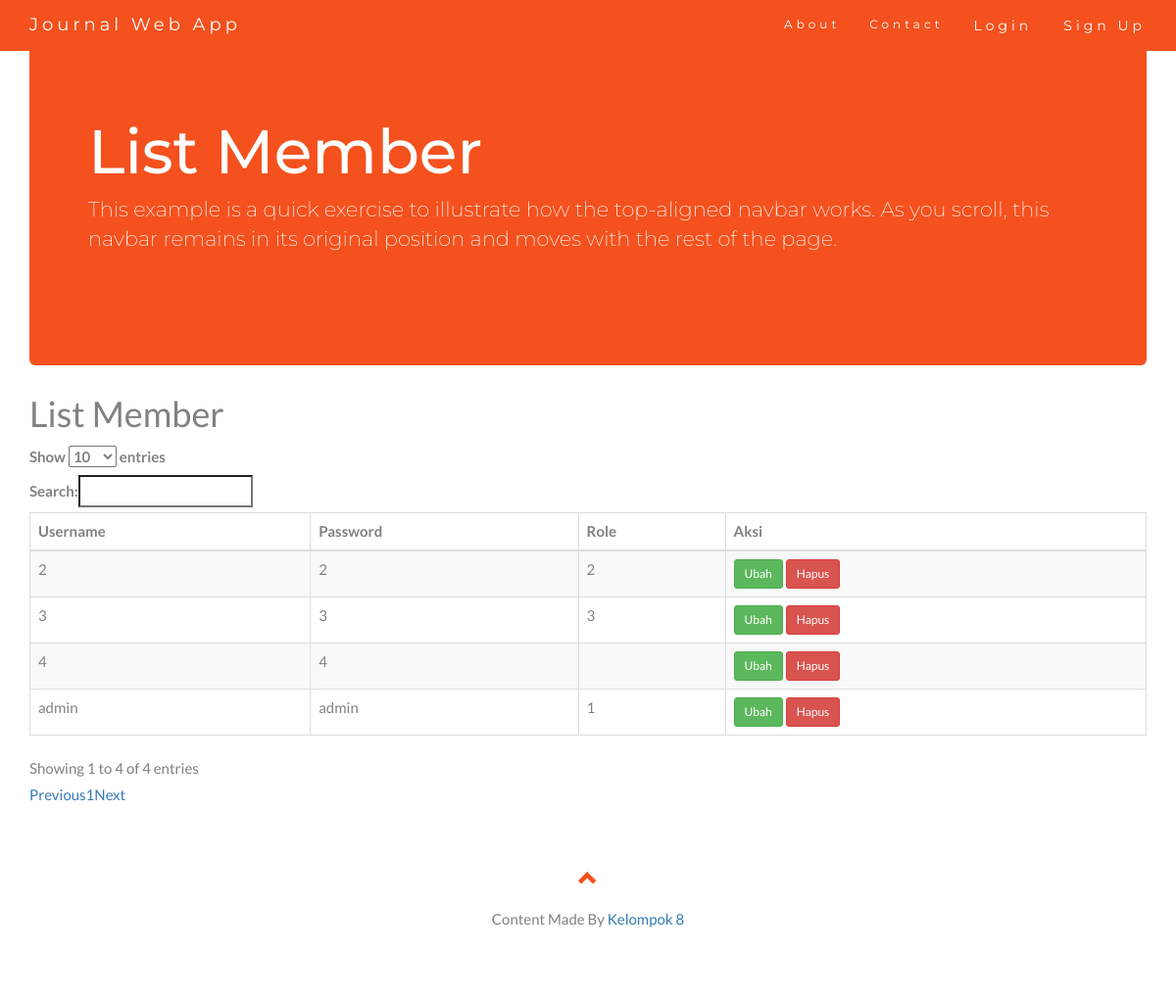
Before: /index.php/member with the older database file.
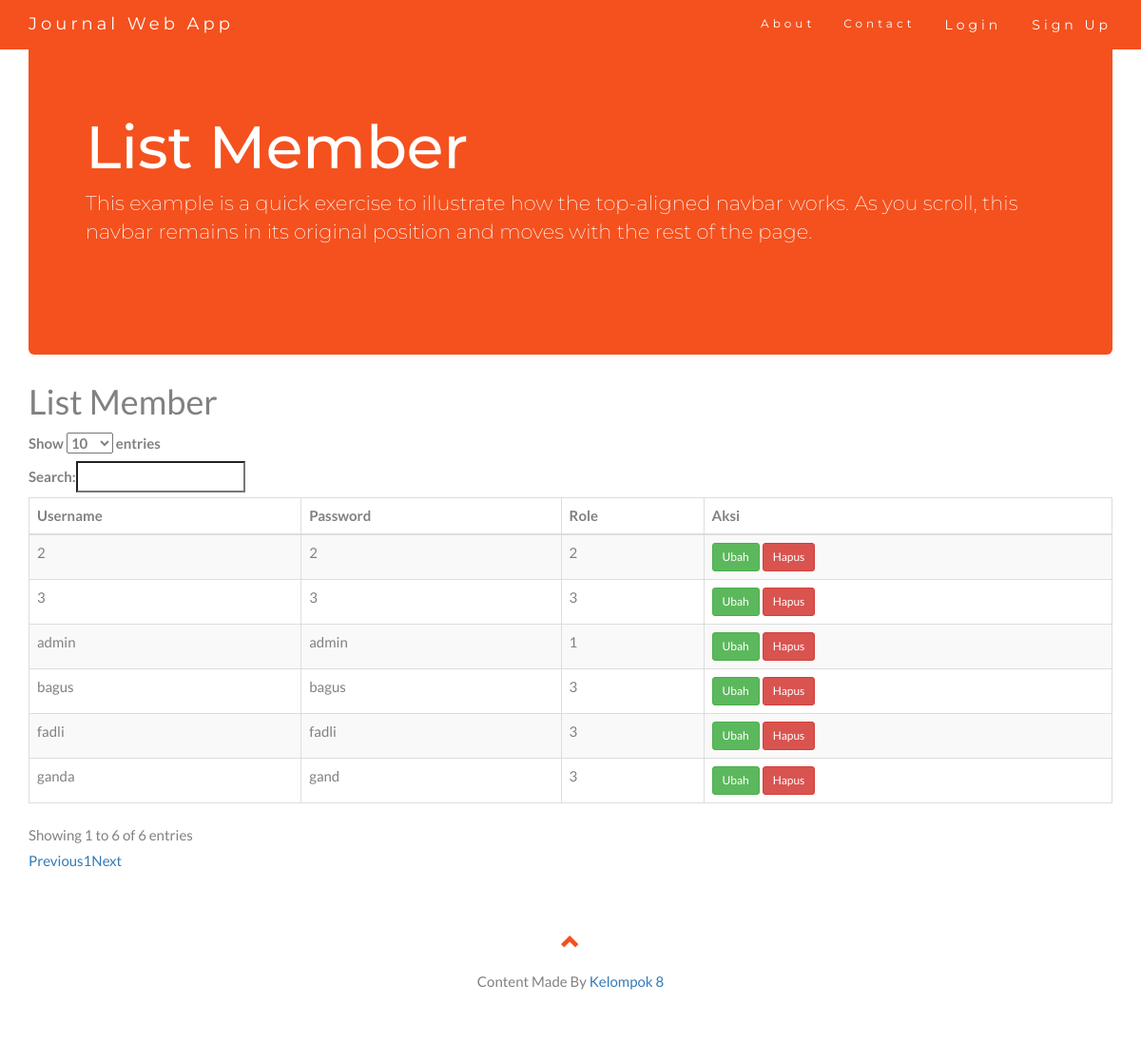
After: the same page with the newer database file.
### tables this page shows
CREATE TABLE `user_admin` (
  `username` varchar(20) NOT NULL,
  `password` varchar(20) NOT NULL,
  `role` varchar(10) NOT NULL
);

### application/controllers/Member.php (called while the page is built, shortened)
<?php
class Member extends CI_Controller {
	function __construct() {
		$this->load->model('Member_m');
		$this->load->helper('form');
	}
	public function index()
	{
		$data['getData'] = $this->Member_m->getData();
		$this->load->view('Member/member.php',$data);
	}
}

### index.php (called while the page is built, shortened)
<?php
require_once BASEPATH.'core/CodeIgniter.php';

### application/models/Member_m.php (called while the page is built, shortened)
<?php
class Member_m extends CI_Model {
	public function getData()
	{
		$this->db->select('*');
		$this->db->from("user_admin");
		$query = $this->db->get();
		return $query->result_array();
	}
}

### application/views/Member/member.php (the view, shortened to what this page needs)
<main role="main" class="container">
	<div class="jumbotron">
		<h1>List Member</h1>
		<p class="lead">This example is a quick exercise to illustrate how the top-aligned navbar works. As you scroll, this navbar remains in its original position and moves with the rest of the page.</p>
	</div>
	<h1>List Member</h1>
	<table class="table table-striped table-bordered" width="100%" id="example">
		<thead>
			<tr>
				<th>Username</th>
				<th>Password</th>
				<th>Role</th>
				<th>Aksi</th>
			</tr>
		</thead>
		<tbody>
			<?php foreach ($getData as $key => $value): ?>
				<tr>
					<td><?php echo $value['username'] ?></td>
					<td><?php echo $value['password'] ?></td>
					<td><?php echo $value['role'] ?></td>
					<td>
						<a href="<?php echo base_url('Member/ubah/'.$value['username']) ?>" class="btn btn-sm btn-success">Ubah</a>
						<a href="<?php echo base_url('Member/hapus/'.$value['username']) ?>" class="btn btn-sm btn-danger">Hapus</a>
					</td>
				</tr>
			<?php endforeach ?>
		</tbody>
	</table>
</main>

Changed rows visible on the page:
removed user_admin: username "4", password "4"
added user_admin: username "bagus", password "bagus", role "3"
added user_admin: username "fadli", password "fadli", role "3"
added user_admin: username "ganda", password "gand", role "3"
Other visible differences:
text written by a page script: "Show entries Search: Showing 1 to 4 of 4 entries Previous 1 Next" → "Show entries Search: Showing 1 to 6 of 6 entries Previous 1 Next"
